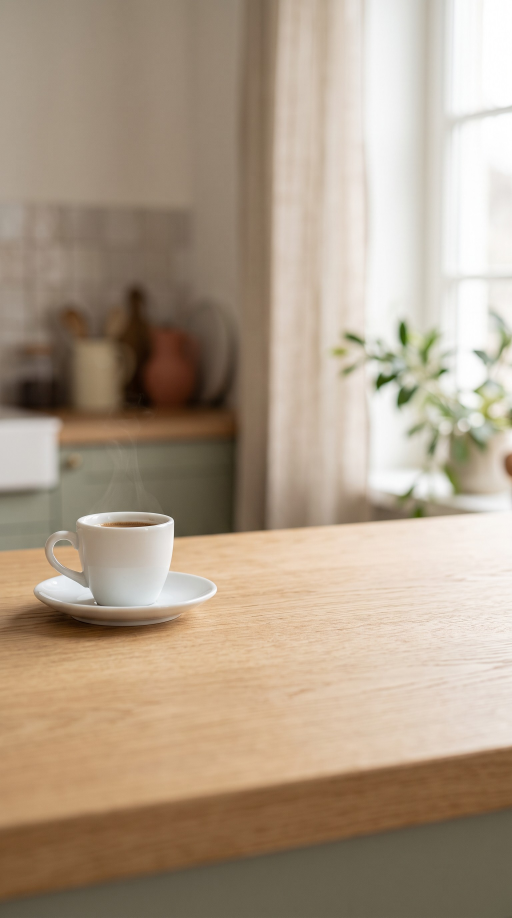
#> input picture video-prodotto/carosello/sfondi/1.jpg, 1536 x 2752 px (shown at 1/3 size)
$ python -i carosello.py   (imports and definitions only)
#> lines starting #> are read from the running program, lines starting #| are printed output that depends on the picture; after the words box and inside, x2 and y2 are one past the last pixel; in counts of white or black regions, pixels touching at a corner belong together
# Carosello TikTok 9:16 — cinque slide PNG, nessun credito speso.
#
# Il prodotto NON viene mai rigenerato: si scontorna la foto reale del catalogo
# e la si compone sopra uno sfondo costruito qui. Vedi ARTLIST.md §2 — passare
# la foto come riferimento a un modello generativo restituisce una sosia, e il
# marchio stampato sul fianco viene reinventato. Su un marchio di terzi non e'
# un difetto estetico.
from PIL import Image, ImageDraw, ImageFilter
import numpy as np, os, sys

# helper condivisi con lo spot: cutout, band, line, eo, cl, font, W, H, GR, colori
# [1 line not run here, left out]

IN, OUT, SFONDI = 'carosello/in', 'carosello/out', 'carosello/sfondi'

def scontorna(path, gain=1.0, thr=247):
    """Come cutout() in build.py, ma con soglia regolabile.

    La soglia fissa a 238 dello spot mangia i prodotti chiari: su una N.92
    bianca su fondo bianco sparisce meta' scarpa. Qui si tiene alta (solo il
    bianco quasi puro e' fondo) e si lascia al floodfill dagli angoli il
    compito di distinguere il fondo dai bianchi interni al prodotto."""
#> called with path = 'carosello/sfondi/1.jpg', gain = 1, thr = 247
    src = Image.open(path).convert('RGB'); w, h = src.size
#> in scontorna, src is the input picture: PIL image 1536x2752 RGB; mean R, G, B 174.4, 157.1, 137.2
#> after `w, h = src.size`: w = 1536; h = 2752
    g = np.asarray(src.convert('L'))
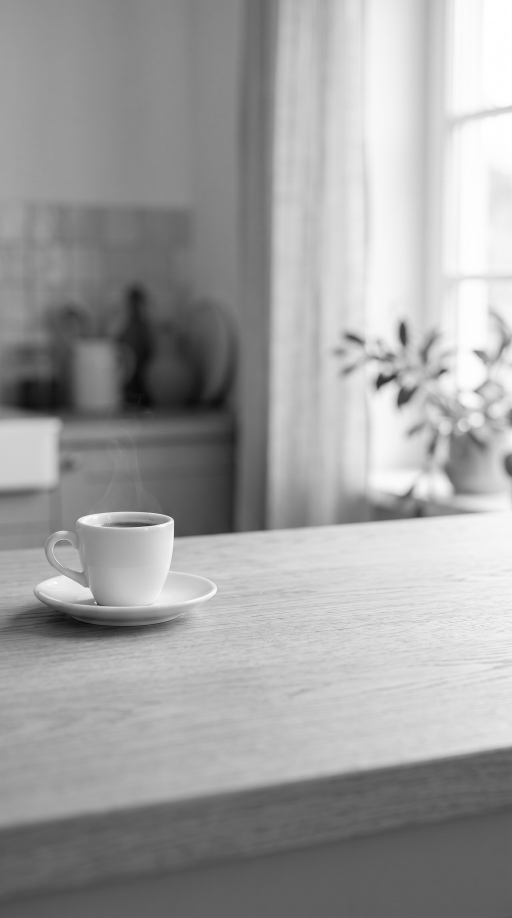
#> g: shape (2752, 1536) (shown at 1/3 size); min 3, max 255, mean 160
    m = Image.fromarray(((g > thr).astype(np.uint8) * 255), 'L').copy()
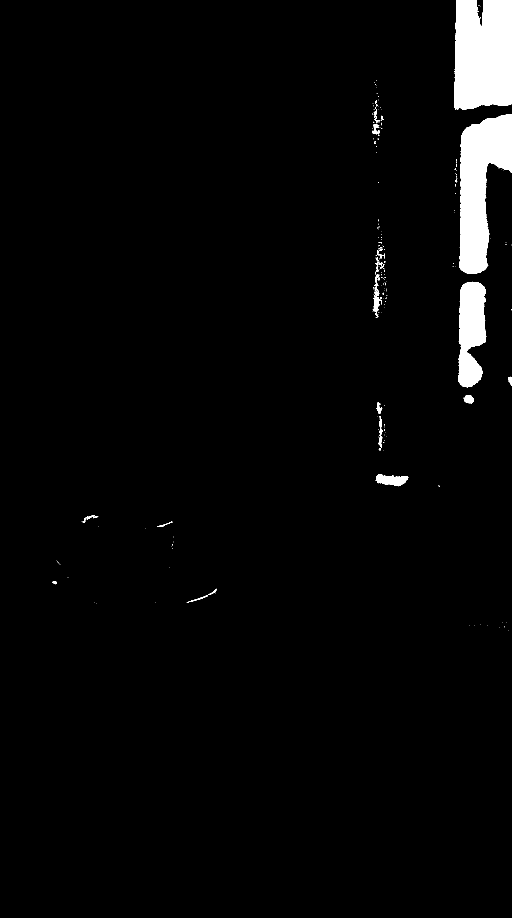
#> m: PIL image 1536x2752 L (shown at 1/3 size); 3% white; 230 white regions (193 under 20 px), largest, box (x1, y1, x2, y2) and area: (1362, 0, 1536, 330) 53233, (1377, 342, 1536, 821) 45869, (1374, 845, 1459, 1162) 20013
    for xy in [(0, 0), (w - 1, 0), (0, h - 1), (w - 1, h - 1)]:
        if m.getpixel(xy) == 255: ImageDraw.floodfill(m, xy, 128, thresh=0)
    alpha = np.where(np.asarray(m) == 128, 0, 255).astype(np.uint8)
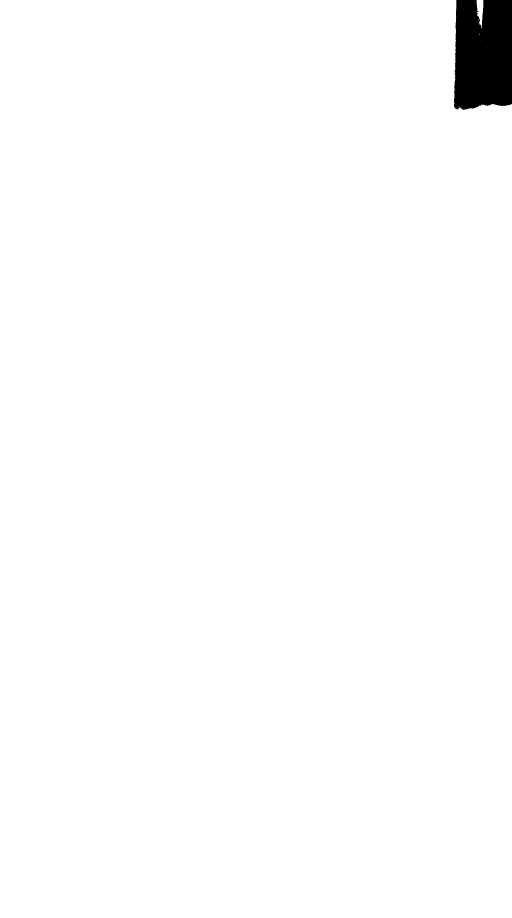
#> alpha: shape (2752, 1536) (shown at 1/3 size); 98.7% white; 1 black region, box (x1, y1, x2, y2) and area: (1362, 0, 1536, 330) 53230
    a = Image.fromarray(alpha, 'L').filter(ImageFilter.MinFilter(3)).filter(ImageFilter.GaussianBlur(0.7))
    a2 = np.clip((np.asarray(a).astype(np.float32) / 255 - 0.12) / 0.80, 0, 1)
    rgb = np.asarray(src).astype(np.float32)
    if gain != 1.0: rgb = np.clip(255 * np.power(rgb / 255, 1 / gain), 0, 255)
    rgb[(a2 > 0.05) & (a2 < 0.95)] *= 0.93 / gain
    out = Image.fromarray(rgb.astype(np.uint8), 'RGB')
    out.putalpha(Image.fromarray((a2 * 255).astype(np.uint8), 'L'))
#> out: PIL image 1536x2752 RGBA
    return out.crop(out.getbbox())
ROSA, CIANO = (254, 44, 85), (37, 244, 238)      # coordinati all'end card, ARTLIST.md §6

# Area sicura: TikTok copre il fondo con didascalia, nome utente e pulsanti, e
# la colonna destra con le icone. Nessun testo esce da qui.
SX, SY, EX, EY = 96, 150, 980, 1500

SLIDES = [
 dict(slug='petrolio', src='1.jpg', bg='1.jpg', kicker='LUNED\u00cc  7:40',
      l1='PRIMA IL CAFF\u00c8.',   l2='POI TUTTO IL RESTO.', appoggio=1300, gain=1.00, dx=115),
 dict(slug='grigioblu', src='5.jpg', bg='2.jpg', kicker='MERCOLED\u00cc  19:00',
      l1='ANCHE OGGI',          l2='CI SEI ANDATO.',      appoggio=1460, gain=1.10),
 dict(slug='nero',      src='3.jpg', bg='3.jpg', kicker='SABATO  21:30',
      l1='IL NERO NON',         l2='CHIEDE PERMESSO.',    appoggio=1430, gain=1.55),
 dict(slug='marrone',   src='2.jpg', bg='4.jpg', kicker='DOMENICA',
      l1='JEANS E N.92.',       l2='NIENT\u2019ALTRO.',      appoggio=1480, gain=1.12),
 dict(slug='militare',  src='4.jpg', bg='5.jpg', kicker='CINQUE COLORI, UNA N.92',
      l1='SCEGLI',              l2='IL TUO.',             appoggio=None, gain=1.08),
]

# [31 lines left out: functions sfondo_foto, sfondo, ombra, not called in this run]

def fit(im, box_w, box_h):
    k = min(box_w / im.width, box_h / im.height)
    return im.resize((int(im.width * k), int(im.height * k)), Image.LANCZOS)

# [16 lines left out: function velatura, not called in this run]

# Ripiani della boutique nello sfondo 5, misurati sull'immagine: quota a cui
# appoggia la suola e margini orizzontali utili del ripiano.
RIPIANI = [(890, 70, 1010), (1205, 70, 1010)]

# [41 lines left out: function slide, not called in this run]

# [7 lines not run here, left out]

>>> result = scontorna('carosello/sfondi/1.jpg')
